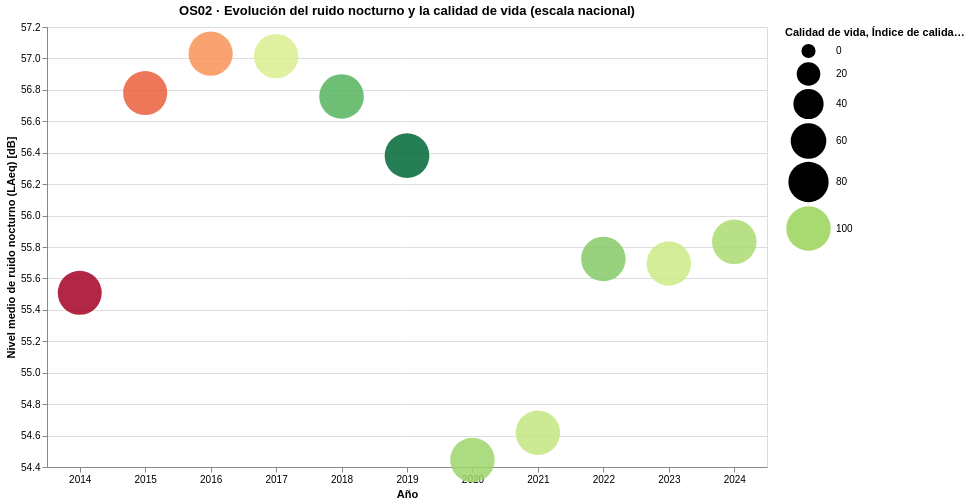

Notebook cell for this chart:
### Code cell
# Visualización OS02‑A01 (Scatter plot)
# X → Exposición al ruido (LAeq nocturno medio anual)
# Y → Índice de calidad de vida nacional
# Punto → un año
# Tooltip → año + valores exactos

# Calcular explícitamente el rango del índice de calidad de vida
min_cv = df_os02_a01["indice_calidad_vida"].min()
max_cv = df_os02_a01["indice_calidad_vida"].max()

scatter_os02_a01_time_color = (
    alt.Chart(df_os02_a01)
    .mark_circle(opacity=0.85)
    .encode(
        x=alt.X("año:O", title="Año", axis=alt.Axis(labelAngle=0)),
        y=alt.Y("laeq_nocturno:Q", title="Nivel medio de ruido nocturno (LAeq) [dB]", scale=alt.Scale(zero=False)),
        size=alt.Size("indice_calidad_vida:Q", title="Índice de calidad de vida", scale=alt.Scale(range=[200, 2000])),
        color=alt.Color("indice_calidad_vida:Q", title="Índice de calidad de vida", scale=alt.Scale(scheme="redyellowgreen",
                domain=[min_cv, max_cv]  # ⬅ control explícito
            ),
            legend=alt.Legend(title="Calidad de vida", orient="right")
        ),
        tooltip=[
            alt.Tooltip("año:O", title="Año"),
            alt.Tooltip("laeq_nocturno:Q", title="LAeq nocturno [dB]", format=".2f"),
            alt.Tooltip("indice_calidad_vida:Q", title="Índice de calidad de vida", format=".2f")
        ]
    )
    .properties(
        width=720, height=440,
        title="OS02 · Evolución del ruido nocturno y la calidad de vida (escala nacional)"
    )
)

scatter_os02_a01_time_color

### Figure 1 — Vega-Lite specification as saved in the notebook (floating-point values rounded to 4 significant figures)
{"$schema": "https://vega.github.io/schema/vega-lite/v5.20.1.json", "config": {"view": {"continuousHeight": 300, "continuousWidth": 300}}, "data": {"name": "data-73e2a0bd366b6eb75b162ec67b28aa49"}, "datasets": {"data-73e2a0bd366b6eb75b162ec67b28aa49": [{"año": 2014, "indice_calidad_vida": 97.67, "laeq_nocturno": 55.51}, {"año": 2015, "indice_calidad_vida": 98.26, "laeq_nocturno": 56.78}, {"año": 2016, "indice_calidad_vida": 98.55, "laeq_nocturno": 57.03}, {"año": 2017, "indice_calidad_vida": 99.67, "laeq_nocturno": 57.01}, {"año": 2018, "indice_calidad_vida": 100.4, "laeq_nocturno": 56.76}, {"año": 2019, "indice_calidad_vida": 101.0, "laeq_nocturno": 56.38}, {"año": 2020, "indice_calidad_vida": 100.1, "laeq_nocturno": 54.44}, {"año": 2021, "indice_calidad_vida": 99.82, "laeq_nocturno": 54.62}, {"año": 2022, "indice_calidad_vida": 100.2, "laeq_nocturno": 55.72}, {"año": 2023, "indice_calidad_vida": 99.76, "laeq_nocturno": 55.69}, {"año": 2024, "indice_calidad_vida": 99.98, "laeq_nocturno": 55.83}]}, "encoding": {"color": {"field": "indice_calidad_vida", "legend": {"orient": "right", "title": "Calidad de vida"}, "scale": {"domain": [97.67, 101.0], "scheme": "redyellowgreen"}, "title": "Índice de calidad de vida", "type": "quantitative"}, "size": {"field": "indice_calidad_vida", "scale": {"range": [200, 2000]}, "title": "Índice de calidad de vida", "type": "quantitative"}, "tooltip": [{"field": "año", "title": "Año", "type": "ordinal"}, {"field": "laeq_nocturno", "format": ".2f", "title": "LAeq nocturno [dB]", "type": "quantitative"}, {"field": "indice_calidad_vida", "format": ".2f", "title": "Índice de calidad de vida", "type": "quantitative"}], "x": {"axis": {"labelAngle": 0}, "field": "año", "title": "Año", "type": "ordinal"}, "y": {"field": "laeq_nocturno", "scale": {"zero": false}, "title": "Nivel medio de ruido nocturno (LAeq) [dB]", "type": "quantitative"}}, "height": 440, "mark": {"opacity": 0.85, "type": "circle"}, "title": "OS02 · Evolución del ruido nocturno y la calidad de vida (escala nacional)", "width": 720}
